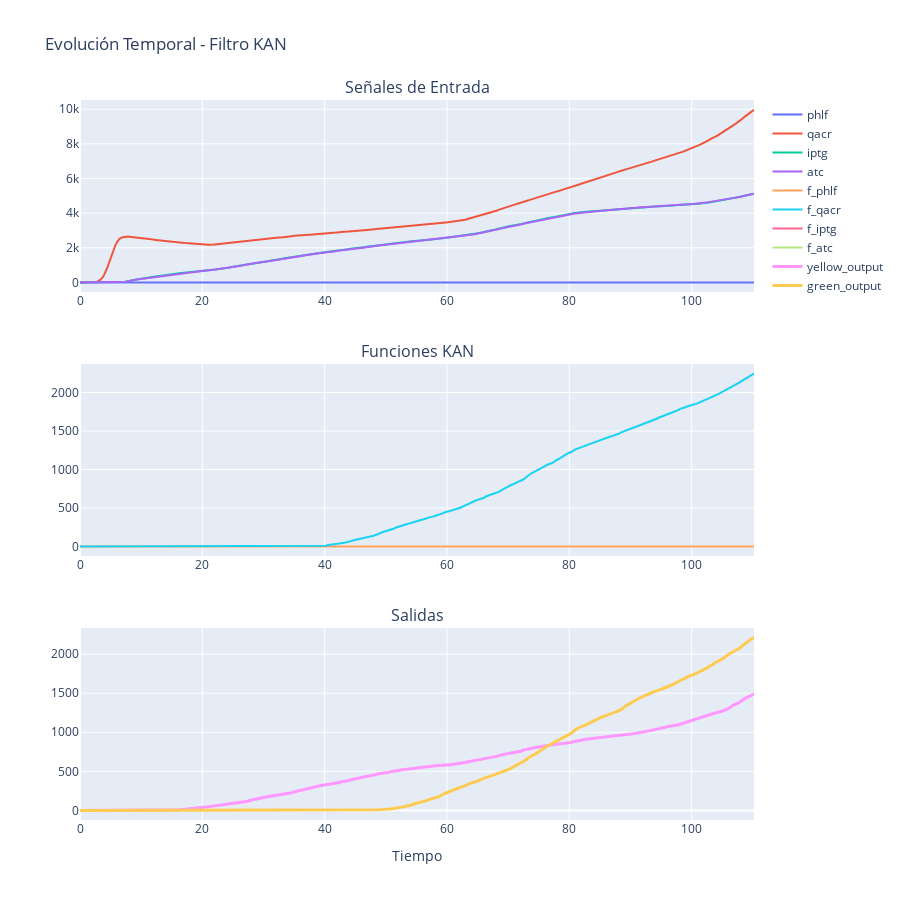

Write notebook code for a chart like this one.
### Code cell
# Celda 5: Visualización temporal de todas las señales
def plot_temporal_signals(df, title="Señales Temporales"):
    """
    Visualiza todas las señales en el dominio temporal
    """
    # Señales de entrada
    input_signals = ['phlf', 'qacr', 'iptg', 'atc']
    # Funciones KAN
    kan_functions = ['f_phlf', 'f_qacr', 'f_iptg', 'f_atc']
    # Salidas
    outputs = ['yellow_output', 'green_output']
    
    fig = make_subplots(rows=3, cols=1,
                        subplot_titles=('Señales de Entrada', 'Funciones KAN', 'Salidas'),
                        vertical_spacing=0.1)
    
    # Plot señales de entrada
    for signal in input_signals:
        if signal in df.columns:
            fig.add_trace(go.Scatter(x=df['time'], y=df[signal], 
                                   name=signal, mode='lines'),
                        row=1, col=1)
    
    # Plot funciones KAN
    for func in kan_functions:
        if func in df.columns:
            fig.add_trace(go.Scatter(x=df['time'], y=df[func], 
                                   name=func, mode='lines'),
                        row=2, col=1)
    
    # Plot salidas
    for output in outputs:
        if output in df.columns:
            fig.add_trace(go.Scatter(x=df['time'], y=df[output], 
                                   name=output, mode='lines', line=dict(width=3)),
                        row=3, col=1)
    
    fig.update_layout(height=900, title_text=title)
    fig.update_xaxes(title_text="Tiempo", row=3, col=1)
    fig.show()

if 'df_kan' in globals():
    plot_temporal_signals(df_kan, "Evolución Temporal - Filtro KAN")

### Figure 1 — Plotly figure (JSON) as saved in the notebook; plotly's stock layout.template omitted (floating-point values rounded to 4 significant figures; data arrays with more than 128 entries replaced by an {"elided": "..."} marker saying what was removed)
{"data": [{"mode": "lines", "name": "phlf", "type": "scatter", "x": {"elided": "1103 float values"}, "xaxis": "x", "y": {"elided": "1103 int values"}, "yaxis": "y"}, {"mode": "lines", "name": "qacr", "type": "scatter", "x": {"elided": "1103 float values"}, "xaxis": "x", "y": {"elided": "1103 int values"}, "yaxis": "y"}, {"mode": "lines", "name": "iptg", "type": "scatter", "x": {"elided": "1103 float values"}, "xaxis": "x", "y": {"elided": "1103 int values"}, "yaxis": "y"}, {"mode": "lines", "name": "atc", "type": "scatter", "x": {"elided": "1103 float values"}, "xaxis": "x", "y": {"elided": "1103 int values"}, "yaxis": "y"}, {"mode": "lines", "name": "f_phlf", "type": "scatter", "x": {"elided": "1103 float values"}, "xaxis": "x2", "y": {"elided": "1103 int values"}, "yaxis": "y2"}, {"mode": "lines", "name": "f_qacr", "type": "scatter", "x": {"elided": "1103 float values"}, "xaxis": "x2", "y": {"elided": "1103 int values"}, "yaxis": "y2"}, {"mode": "lines", "name": "f_iptg", "type": "scatter", "x": {"elided": "1103 float values"}, "xaxis": "x2", "y": {"elided": "1103 null values"}, "yaxis": "y2"}, {"mode": "lines", "name": "f_atc", "type": "scatter", "x": {"elided": "1103 float values"}, "xaxis": "x2", "y": {"elided": "1103 null values"}, "yaxis": "y2"}, {"line": {"width": 3}, "mode": "lines", "name": "yellow_output", "type": "scatter", "x": {"elided": "1103 float values"}, "xaxis": "x3", "y": {"elided": "1103 int values"}, "yaxis": "y3"}, {"line": {"width": 3}, "mode": "lines", "name": "green_output", "type": "scatter", "x": {"elided": "1103 float values"}, "xaxis": "x3", "y": {"elided": "1103 int values"}, "yaxis": "y3"}], "layout": {"annotations": [{"font": {"size": 16}, "showarrow": false, "text": "Señales de Entrada", "x": 0.5, "xanchor": "center", "xref": "paper", "y": 1, "yanchor": "bottom", "yref": "paper"}, {"font": {"size": 16}, "showarrow": false, "text": "Funciones KAN", "x": 0.5, "xanchor": "center", "xref": "paper", "y": 0.6333, "yanchor": "bottom", "yref": "paper"}, {"font": {"size": 16}, "showarrow": false, "text": "Salidas", "x": 0.5, "xanchor": "center", "xref": "paper", "y": 0.2667, "yanchor": "bottom", "yref": "paper"}], "height": 900, "title": {"text": "Evolución Temporal - Filtro KAN"}, "xaxis": {"anchor": "y", "domain": [0, 1]}, "xaxis2": {"anchor": "y2", "domain": [0, 1]}, "xaxis3": {"anchor": "y3", "domain": [0, 1], "title": {"text": "Tiempo"}}, "yaxis": {"anchor": "x", "domain": [0.7333, 1]}, "yaxis2": {"anchor": "x2", "domain": [0.3667, 0.6333]}, "yaxis3": {"anchor": "x3", "domain": [0, 0.2667]}}}
